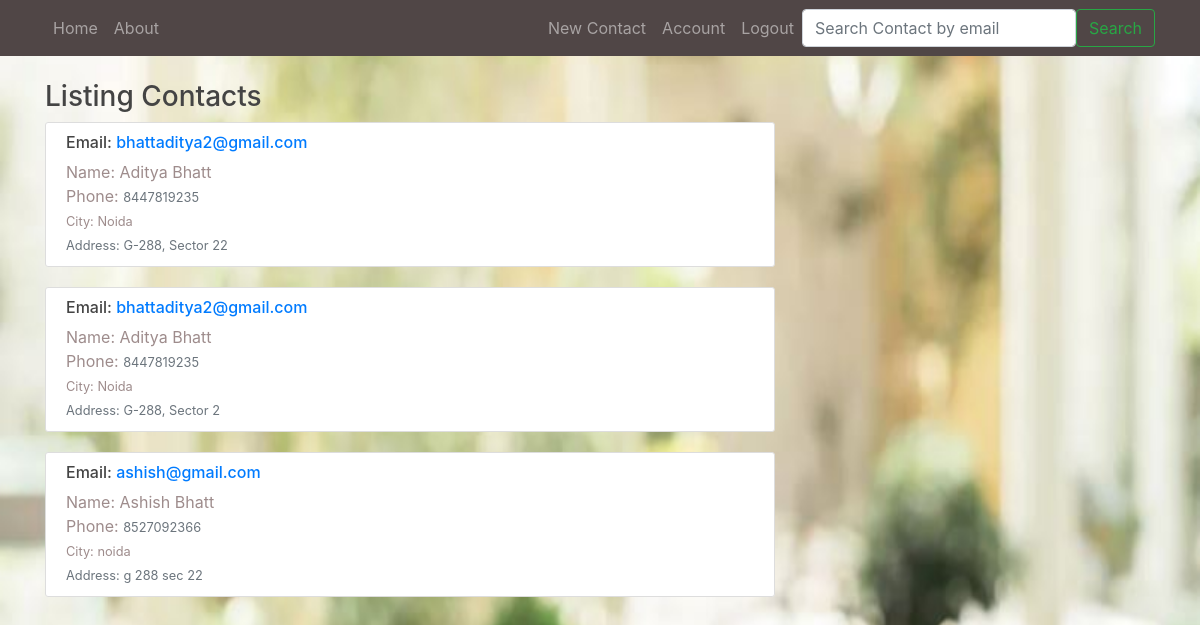
Screenshot of / (signed in) with the database file from the repository.
### contactbook/models.py (models this page shows, shortened)
class Contact(db.Model):
    id = db.Column(db.Integer, primary_key=True)
    name = db.Column(db.String, nullable=False)
    phone = db.Column(db.Integer, nullable=False)
    email = db.Column(db.String(20), nullable=False)
    city = db.Column(db.String, nullable=False)
    address = db.Column(db.String, nullable=False)
    user_id = db.Column(db.Integer, db.ForeignKey('user.id'), nullable=False)

### contactbook/routes.py (the view)
@app.route('/')
def home():
    if current_user.is_authenticated:
        contacts = Contact.query.filter_by(creator=current_user)
        if contacts.count() > 0:
            return render_template('home.html', contacts=contacts, title='ContactBook',new_heading = 'Listing Contacts')
        else:
            return render_template('home.html', title='ContactsBook',new_heading = 'No contacts')
    return render_template('home.html', title='ContactBook',new_heading = 'Welcome to Contact Book... create your contacts easily')

### contactbook/models.py (called while the page is built)
@login_manager.user_loader
def load_user(user_id):
    return User.query.get(int(user_id))

### contactbook/templates/home.html
{% extends 'layout.html' %}
{% block content %}
    <h3>{{ new_heading }}</h3>
    {% for contact in contacts %}
        <article class="media content-section">
            <div class="media-body">
              <div class="article-metadata">
                <h6>Email: <a href="{{ url_for('contact', contact_id=contact.id) }}">{{ contact.email }}</a></h6>
                <span>Name: </span>
                <a class="mr-2" >{{ contact.name }}</a><br>
                <span>Phone: </span>
                <small class="text-muted">{{ contact.phone}}</small>
              </div>
                <small>City: {{ contact.city }}</small> <br>
                <small class="text-muted">Address: {{ contact.address }}</small>
            </div>
        </article>
    {% endfor %}
{% endblock content %}

### contactbook/templates/layout.html (shortened to what this page needs)
<!DOCTYPE html>
<html lang="en">
<head>
    <link rel="stylesheet" href="https://maxcdn.bootstrapcdn.com/bootstrap/4.0.0/css/bootstrap.min.css">
    <link rel="stylesheet" type="text/css" href="{{ url_for('static', filename='main.css') }}">
</head>
<body>
    <header class="site-header">
        <nav class="navbar navbar-expand-md navbar-dark bg-steel fixed-top">
          <div class="container">
            <div class="collapse navbar-collapse" id="navbarToggle">
              <div class="navbar-nav mr-auto">
                <a class="nav-item nav-link" href="{{ url_for('home') }}">Home</a>
                <a class="nav-item nav-link" href="{{ url_for('about') }}">About</a>
              </div>
              <div class="navbar-nav">
                {% if current_user.is_authenticated %}
                  <a class="nav-item nav-link" href="{{ url_for('new_contact') }}">New Contact</a>
                  <a class="nav-item nav-link" href="{{ url_for('account') }}">Account</a>
                  <a class="nav-item nav-link" href="{{ url_for('logout') }}">Logout</a>
                {% else %}
                  <a class="nav-item nav-link" href="{{ url_for('login') }}">Login</a>
                  <a class="nav-item nav-link" href="{{ url_for('register') }}">Register</a>
                {% endif %}
              </div>
            </div>
            {% if current_user.is_authenticated %}
              <form class="form-inline" action="{{ url_for('search_contact', email=input) }}">
                <input class="form-control" type="text" placeholder="Search Contact by email" aria-label="Search">
                <button class="btn btn-outline-success"  type="submit">Search</button>
              </form>
          {% endif %}
          </div>
        </nav>
    </header>
    <main role="main" class="container">
        <div class="row">
          <div class="col-md-8">
          {% block content %}{% endblock %}
          </div>
        </div>
    </main>
</body>
</html>

### contactbook/static/main.css (style rules this page uses)
body { background: #fafafa; color: #9e8c8c; margin-top: 5rem; background-image: url('background.jpg'); background-repeat: no-repeat; background-attachment: fixed; background-size: 100% 100%; }
h1, h2, h3, h4, h5, h6 { color: #444444; }
.bg-steel { background-color: #504646; }
.content-section { background: #ffffff; padding: 10px 20px; border: 1px solid #dddddd; border-radius: 3px; margin-bottom: 20px; }

### rows the page displays
Contact: email "bhattaditya2@gmail.com", name "Aditya Bhatt", phone "8447819235", city "Noida", address "G-288, Sector 22"
Contact: email "bhattaditya2@gmail.com", name "Aditya Bhatt", phone "8447819235", city "Noida", address "G-288, Sector 2"
Contact: email "ashish@gmail.com", name "Ashish Bhatt", phone "8527092366", city "noida", address "g 288 sec 22"

### other values shown
{{ new_heading }} "Listing Contacts"
